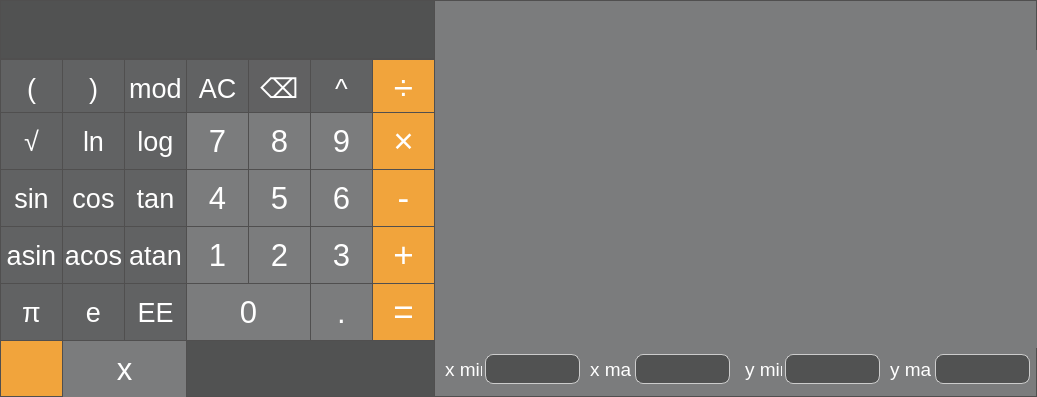
<?xml version="1.0" encoding="UTF-8"?>
<ui version="4.0">
 <class>Calculator</class>
 <widget class="QMainWindow" name="Calculator">
  <property name="geometry">
   <rect>
    <x>0</x>
    <y>0</y>
    <width>1037</width>
    <height>397</height>
   </rect>
  </property>
  <property name="windowTitle">
   <string>Calculator</string>
  </property>
  <property name="styleSheet">
   <string notr="true">QMainWindow {
   background-color: rgb(123, 124, 125);
   border: 1px solid rgb(80, 79, 79);
   min-height: 395px;
   max-height: 395px;
   min-width: 1035px; 
   max-width: 1035px;
}

</string>
  </property>
  <widget class="QWidget" name="centralwidget">
   <widget class="QPushButton" name="pushButton_dot">
    <property name="geometry">
     <rect>
      <x>310</x>
      <y>283</y>
      <width>63</width>
      <height>58</height>
     </rect>
    </property>
    <property name="font">
     <font>
      <pointsize>23</pointsize>
     </font>
    </property>
    <property name="styleSheet">
     <string notr="true">QPushButton {
  color: white;
   background-color: rgb(123, 124, 125);
   border: 1px solid rgb(80, 79, 79);
}
QPushButton:pressed {
   background-color: rgb(160, 160, 162);
}
</string>
    </property>
    <property name="text">
     <string>.</string>
    </property>
   </widget>
   <widget class="QPushButton" name="pushButton_eq">
    <property name="geometry">
     <rect>
      <x>372</x>
      <y>283</y>
      <width>63</width>
      <height>58</height>
     </rect>
    </property>
    <property name="font">
     <font>
      <pointsize>26</pointsize>
     </font>
    </property>
    <property name="styleSheet">
     <string notr="true">QPushButton {
  color: white;
   background-color: rgb(241, 164, 60);
   border: 1px solid rgb(80, 79, 79);
}
QPushButton:pressed {
   background-color: rgb(191, 105, 12);
}</string>
    </property>
    <property name="text">
     <string>=</string>
    </property>
   </widget>
   <widget class="QPushButton" name="pushButton_asin">
    <property name="geometry">
     <rect>
      <x>0</x>
      <y>226</y>
      <width>63</width>
      <height>58</height>
     </rect>
    </property>
    <property name="font">
     <font>
      <pointsize>20</pointsize>
     </font>
    </property>
    <property name="styleSheet">
     <string notr="true">QPushButton {
  color: white;
   background-color: rgb(97, 98, 99);
   border: 1px solid rgb(80, 79, 79);
}
QPushButton:pressed {
   background-color: rgb(123, 124, 125);
}
</string>
    </property>
    <property name="text">
     <string>asin</string>
    </property>
   </widget>
   <widget class="QPushButton" name="pushButton_acos">
    <property name="geometry">
     <rect>
      <x>62</x>
      <y>226</y>
      <width>63</width>
      <height>58</height>
     </rect>
    </property>
    <property name="font">
     <font>
      <pointsize>20</pointsize>
     </font>
    </property>
    <property name="styleSheet">
     <string notr="true">QPushButton {
  color: white;
   background-color: rgb(97, 98, 99);
   border: 1px solid rgb(80, 79, 79);
}
QPushButton:pressed {
   background-color: rgb(123, 124, 125);
}
</string>
    </property>
    <property name="text">
     <string>acos</string>
    </property>
   </widget>
   <widget class="QPushButton" name="pushButton_atan">
    <property name="geometry">
     <rect>
      <x>124</x>
      <y>226</y>
      <width>63</width>
      <height>58</height>
     </rect>
    </property>
    <property name="font">
     <font>
      <pointsize>20</pointsize>
     </font>
    </property>
    <property name="styleSheet">
     <string notr="true">QPushButton {
  color: white;
   background-color: rgb(97, 98, 99);
   border: 1px solid rgb(80, 79, 79);
}
QPushButton:pressed {
   background-color: rgb(123, 124, 125);
}
</string>
    </property>
    <property name="text">
     <string>atan</string>
    </property>
   </widget>
   <widget class="QPushButton" name="pushButton_div">
    <property name="geometry">
     <rect>
      <x>372</x>
      <y>59</y>
      <width>63</width>
      <height>58</height>
     </rect>
    </property>
    <property name="font">
     <font>
      <pointsize>26</pointsize>
     </font>
    </property>
    <property name="styleSheet">
     <string notr="true">QPushButton {
  color: white;
   background-color: rgb(241, 164, 60);
   border: 1px solid rgb(80, 79, 79);
}
QPushButton:pressed {
   background-color: rgb(191, 105, 12);
}</string>
    </property>
    <property name="text">
     <string>÷</string>
    </property>
   </widget>
   <widget class="QPushButton" name="pushButton_pow">
    <property name="geometry">
     <rect>
      <x>310</x>
      <y>59</y>
      <width>63</width>
      <height>58</height>
     </rect>
    </property>
    <property name="font">
     <font>
      <pointsize>20</pointsize>
     </font>
    </property>
    <property name="styleSheet">
     <string notr="true">QPushButton {
  color: white;
   background-color: rgb(97, 98, 99);
   border: 1px solid rgb(80, 79, 79);
}
QPushButton:pressed {
   background-color: rgb(123, 124, 125);
}

</string>
    </property>
    <property name="text">
     <string>^</string>
    </property>
   </widget>
   <widget class="QPushButton" name="pushButton_backspace">
    <property name="geometry">
     <rect>
      <x>248</x>
      <y>59</y>
      <width>63</width>
      <height>58</height>
     </rect>
    </property>
    <property name="font">
     <font>
      <pointsize>20</pointsize>
     </font>
    </property>
    <property name="styleSheet">
     <string notr="true">QPushButton {
  color: white;
   background-color: rgb(97, 97, 98);
   border: 1px solid rgb(80, 79, 79);
}
QPushButton:pressed {
   background-color: rgb(123, 124, 125);
}
</string>
    </property>
    <property name="text">
     <string>⌫</string>
    </property>
   </widget>
   <widget class="QPushButton" name="pushButton_AC">
    <property name="geometry">
     <rect>
      <x>186</x>
      <y>59</y>
      <width>63</width>
      <height>58</height>
     </rect>
    </property>
    <property name="font">
     <font>
      <pointsize>20</pointsize>
     </font>
    </property>
    <property name="styleSheet">
     <string notr="true">QPushButton {
  color: white;
   background-color: rgb(97, 98, 99);
   border: 1px solid rgb(80, 79, 79);
}
QPushButton:pressed {
   background-color: rgb(123, 124, 125);
}
</string>
    </property>
    <property name="text">
     <string>AC</string>
    </property>
   </widget>
   <widget class="QPushButton" name="pushButton_mod">
    <property name="geometry">
     <rect>
      <x>124</x>
      <y>59</y>
      <width>63</width>
      <height>58</height>
     </rect>
    </property>
    <property name="font">
     <font>
      <pointsize>20</pointsize>
     </font>
    </property>
    <property name="styleSheet">
     <string notr="true">QPushButton {
  color: white;
   background-color: rgb(97, 98, 99);
   border: 1px solid rgb(80, 79, 79);
}
QPushButton:pressed {
   background-color: rgb(123, 124, 125);
}
</string>
    </property>
    <property name="text">
     <string>mod</string>
    </property>
   </widget>
   <widget class="QPushButton" name="pushButton_bracket_c">
    <property name="geometry">
     <rect>
      <x>62</x>
      <y>59</y>
      <width>63</width>
      <height>58</height>
     </rect>
    </property>
    <property name="font">
     <font>
      <pointsize>20</pointsize>
     </font>
    </property>
    <property name="styleSheet">
     <string notr="true">QPushButton {
  color: white;
   background-color: rgb(97, 98, 99);
   border: 1px solid rgb(80, 79, 79);
}
QPushButton:pressed {
   background-color: rgb(123, 124, 125);
}
</string>
    </property>
    <property name="text">
     <string>)</string>
    </property>
   </widget>
   <widget class="QPushButton" name="pushButton_bracket_o">
    <property name="geometry">
     <rect>
      <x>0</x>
      <y>59</y>
      <width>63</width>
      <height>58</height>
     </rect>
    </property>
    <property name="font">
     <font>
      <pointsize>20</pointsize>
     </font>
    </property>
    <property name="styleSheet">
     <string notr="true">QPushButton {
  color: white;
   background-color: rgb(97, 98, 99);
   border: 1px solid rgb(80, 79, 79);
}
QPushButton:pressed {
   background-color: rgb(123, 124, 125);
}
</string>
    </property>
    <property name="text">
     <string>(</string>
    </property>
   </widget>
   <widget class="QPushButton" name="pushButton_sqrt">
    <property name="geometry">
     <rect>
      <x>0</x>
      <y>112</y>
      <width>63</width>
      <height>58</height>
     </rect>
    </property>
    <property name="font">
     <font>
      <pointsize>20</pointsize>
     </font>
    </property>
    <property name="styleSheet">
     <string notr="true">QPushButton {
  color: white;
   background-color: rgb(97, 98, 99);
   border: 1px solid rgb(80, 79, 79);
}
QPushButton:pressed {
   background-color: rgb(123, 124, 125);
}
</string>
    </property>
    <property name="text">
     <string>√</string>
    </property>
   </widget>
   <widget class="QPushButton" name="pushButton_ln">
    <property name="geometry">
     <rect>
      <x>62</x>
      <y>112</y>
      <width>63</width>
      <height>58</height>
     </rect>
    </property>
    <property name="font">
     <font>
      <pointsize>20</pointsize>
     </font>
    </property>
    <property name="styleSheet">
     <string notr="true">QPushButton {
  color: white;
   background-color: rgb(97, 98, 99);
   border: 1px solid rgb(80, 79, 79);
}
QPushButton:pressed {
   background-color: rgb(123, 124, 125);
}
</string>
    </property>
    <property name="text">
     <string>ln</string>
    </property>
   </widget>
   <widget class="QPushButton" name="pushButton_log">
    <property name="geometry">
     <rect>
      <x>124</x>
      <y>112</y>
      <width>63</width>
      <height>58</height>
     </rect>
    </property>
    <property name="font">
     <font>
      <pointsize>20</pointsize>
     </font>
    </property>
    <property name="styleSheet">
     <string notr="true">QPushButton {
  color: white;
   background-color: rgb(97, 98, 99);
   border: 1px solid rgb(80, 79, 79);
}
QPushButton:pressed {
   background-color: rgb(123, 124, 125);
}
</string>
    </property>
    <property name="text">
     <string>log</string>
    </property>
   </widget>
   <widget class="QPushButton" name="pushButton_7">
    <property name="geometry">
     <rect>
      <x>186</x>
      <y>112</y>
      <width>63</width>
      <height>58</height>
     </rect>
    </property>
    <property name="font">
     <font>
      <pointsize>23</pointsize>
     </font>
    </property>
    <property name="styleSheet">
     <string notr="true">QPushButton {
  color: white;
   background-color: rgb(123, 124, 125);
   border: 1px solid rgb(80, 79, 79);
}
QPushButton:pressed {
   background-color: rgb(160, 160, 162);
}
</string>
    </property>
    <property name="text">
     <string>7</string>
    </property>
   </widget>
   <widget class="QPushButton" name="pushButton_8">
    <property name="geometry">
     <rect>
      <x>248</x>
      <y>112</y>
      <width>63</width>
      <height>58</height>
     </rect>
    </property>
    <property name="font">
     <font>
      <pointsize>23</pointsize>
     </font>
    </property>
    <property name="styleSheet">
     <string notr="true">QPushButton {
  color: white;
   background-color: rgb(123, 124, 125);
   border: 1px solid rgb(80, 79, 79);
}
QPushButton:pressed {
   background-color: rgb(160, 160, 162);
}
</string>
    </property>
    <property name="text">
     <string>8</string>
    </property>
   </widget>
   <widget class="QPushButton" name="pushButton_9">
    <property name="geometry">
     <rect>
      <x>310</x>
      <y>112</y>
      <width>63</width>
      <height>58</height>
     </rect>
    </property>
    <property name="font">
     <font>
      <pointsize>23</pointsize>
     </font>
    </property>
    <property name="styleSheet">
     <string notr="true">QPushButton {
  color: white;
   background-color: rgb(123, 124, 125);
   border: 1px solid rgb(80, 79, 79);
}
QPushButton:pressed {
   background-color: rgb(160, 160, 162);
}
</string>
    </property>
    <property name="text">
     <string>9</string>
    </property>
   </widget>
   <widget class="QPushButton" name="pushButton_mul">
    <property name="geometry">
     <rect>
      <x>372</x>
      <y>112</y>
      <width>63</width>
      <height>58</height>
     </rect>
    </property>
    <property name="font">
     <font>
      <pointsize>26</pointsize>
     </font>
    </property>
    <property name="styleSheet">
     <string notr="true">QPushButton {
  color: white;
   background-color: rgb(241, 164, 60);
   border: 1px solid rgb(80, 79, 79);
}
QPushButton:pressed {
   background-color: rgb(191, 105, 12);
}
</string>
    </property>
    <property name="text">
     <string>×</string>
    </property>
   </widget>
   <widget class="QPushButton" name="pushButton_sin">
    <property name="geometry">
     <rect>
      <x>0</x>
      <y>169</y>
      <width>63</width>
      <height>58</height>
     </rect>
    </property>
    <property name="font">
     <font>
      <pointsize>20</pointsize>
     </font>
    </property>
    <property name="styleSheet">
     <string notr="true">QPushButton {
  color: white;
   background-color: rgb(97, 98, 99);
   border: 1px solid rgb(80, 79, 79);
}
QPushButton:pressed {
   background-color: rgb(123, 124, 125);
}
</string>
    </property>
    <property name="text">
     <string>sin</string>
    </property>
   </widget>
   <widget class="QPushButton" name="pushButton_tan">
    <property name="geometry">
     <rect>
      <x>124</x>
      <y>169</y>
      <width>63</width>
      <height>58</height>
     </rect>
    </property>
    <property name="font">
     <font>
      <pointsize>20</pointsize>
     </font>
    </property>
    <property name="styleSheet">
     <string notr="true">QPushButton {
  color: white;
   background-color: rgb(97, 98, 99);
   border: 1px solid rgb(80, 79, 79);
}
QPushButton:pressed {
   background-color: rgb(123, 124, 125);
}
</string>
    </property>
    <property name="text">
     <string>tan</string>
    </property>
   </widget>
   <widget class="QPushButton" name="pushButton_cos">
    <property name="geometry">
     <rect>
      <x>62</x>
      <y>169</y>
      <width>63</width>
      <height>58</height>
     </rect>
    </property>
    <property name="font">
     <font>
      <pointsize>20</pointsize>
     </font>
    </property>
    <property name="styleSheet">
     <string notr="true">QPushButton {
  color: white;
   background-color: rgb(97, 98, 99);
   border: 1px solid rgb(80, 79, 79);
}
QPushButton:pressed {
   background-color: rgb(123, 124, 125);
}
</string>
    </property>
    <property name="text">
     <string>cos</string>
    </property>
   </widget>
   <widget class="QPushButton" name="pushButton_4">
    <property name="geometry">
     <rect>
      <x>186</x>
      <y>169</y>
      <width>63</width>
      <height>58</height>
     </rect>
    </property>
    <property name="font">
     <font>
      <pointsize>23</pointsize>
     </font>
    </property>
    <property name="styleSheet">
     <string notr="true">QPushButton {
  color: white;
   background-color: rgb(123, 124, 125);
   border: 1px solid rgb(80, 79, 79);
}
QPushButton:pressed {
   background-color: rgb(160, 160, 162);
}
</string>
    </property>
    <property name="text">
     <string>4</string>
    </property>
   </widget>
   <widget class="QPushButton" name="pushButton_5">
    <property name="geometry">
     <rect>
      <x>248</x>
      <y>169</y>
      <width>63</width>
      <height>58</height>
     </rect>
    </property>
    <property name="font">
     <font>
      <pointsize>23</pointsize>
     </font>
    </property>
    <property name="styleSheet">
     <string notr="true">QPushButton {
  color: white;
   background-color: rgb(123, 124, 125);
   border: 1px solid rgb(80, 79, 79);
}
QPushButton:pressed {
   background-color: rgb(160, 160, 162);
}
</string>
    </property>
    <property name="text">
     <string>5</string>
    </property>
   </widget>
   <widget class="QPushButton" name="pushButton_6">
    <property name="geometry">
     <rect>
      <x>310</x>
      <y>169</y>
      <width>63</width>
      <height>58</height>
     </rect>
    </property>
    <property name="font">
     <font>
      <pointsize>23</pointsize>
     </font>
    </property>
    <property name="styleSheet">
     <string notr="true">QPushButton {
  color: white;
   background-color: rgb(123, 124, 125);
   border: 1px solid rgb(80, 79, 79);
}
QPushButton:pressed {
   background-color: rgb(160, 160, 162);
}
</string>
    </property>
    <property name="text">
     <string>6</string>
    </property>
   </widget>
   <widget class="QPushButton" name="pushButton_minus">
    <property name="geometry">
     <rect>
      <x>372</x>
      <y>169</y>
      <width>63</width>
      <height>58</height>
     </rect>
    </property>
    <property name="font">
     <font>
      <pointsize>26</pointsize>
     </font>
    </property>
    <property name="styleSheet">
     <string notr="true">QPushButton {
  color: white;
   background-color: rgb(241, 164, 60);
   border: 1px solid rgb(80, 79, 79);
}
QPushButton:pressed {
   background-color: rgb(191, 105, 12);
}</string>
    </property>
    <property name="text">
     <string>-</string>
    </property>
   </widget>
   <widget class="QPushButton" name="pushButton_1">
    <property name="geometry">
     <rect>
      <x>186</x>
      <y>226</y>
      <width>63</width>
      <height>58</height>
     </rect>
    </property>
    <property name="font">
     <font>
      <pointsize>23</pointsize>
     </font>
    </property>
    <property name="styleSheet">
     <string notr="true">QPushButton {
  color: white;
   background-color: rgb(123, 124, 125);
   border: 1px solid rgb(80, 79, 79);
}
QPushButton:pressed {
   background-color: rgb(160, 160, 162);
}
</string>
    </property>
    <property name="text">
     <string>1</string>
    </property>
   </widget>
   <widget class="QPushButton" name="pushButton_2">
    <property name="geometry">
     <rect>
      <x>248</x>
      <y>226</y>
      <width>63</width>
      <height>58</height>
     </rect>
    </property>
    <property name="font">
     <font>
      <pointsize>23</pointsize>
     </font>
    </property>
    <property name="styleSheet">
     <string notr="true">QPushButton {
  color: white;
   background-color: rgb(123, 124, 125);
   border: 1px solid rgb(80, 79, 79);
}
QPushButton:pressed {
   background-color: rgb(160, 160, 162);
}
</string>
    </property>
    <property name="text">
     <string>2</string>
    </property>
   </widget>
   <widget class="QPushButton" name="pushButton_3">
    <property name="geometry">
     <rect>
      <x>310</x>
      <y>226</y>
      <width>63</width>
      <height>58</height>
     </rect>
    </property>
    <property name="font">
     <font>
      <pointsize>23</pointsize>
     </font>
    </property>
    <property name="styleSheet">
     <string notr="true">QPushButton {
  color: white;
   background-color: rgb(123, 124, 125);
   border: 1px solid rgb(80, 79, 79);
}
QPushButton:pressed {
   background-color: rgb(160, 160, 162);
}
</string>
    </property>
    <property name="text">
     <string>3</string>
    </property>
   </widget>
   <widget class="QPushButton" name="pushButton_plus">
    <property name="geometry">
     <rect>
      <x>372</x>
      <y>226</y>
      <width>63</width>
      <height>58</height>
     </rect>
    </property>
    <property name="font">
     <font>
      <pointsize>26</pointsize>
     </font>
    </property>
    <property name="styleSheet">
     <string notr="true">QPushButton {
  color: white;
   background-color: rgb(241, 164, 60);
   border: 1px solid rgb(80, 79, 79);
}
QPushButton:pressed {
   background-color: rgb(191, 105, 12);
}
</string>
    </property>
    <property name="text">
     <string>+</string>
    </property>
   </widget>
   <widget class="QPushButton" name="pushButton_pi">
    <property name="geometry">
     <rect>
      <x>0</x>
      <y>283</y>
      <width>63</width>
      <height>58</height>
     </rect>
    </property>
    <property name="font">
     <font>
      <pointsize>20</pointsize>
     </font>
    </property>
    <property name="styleSheet">
     <string notr="true">QPushButton {
  color: white;
   background-color: rgb(97, 98, 99);
   border: 1px solid rgb(80, 79, 79);
}
QPushButton:pressed {
   background-color: rgb(123, 124, 125);
}
</string>
    </property>
    <property name="text">
     <string>π</string>
    </property>
   </widget>
   <widget class="QPushButton" name="pushButton_0">
    <property name="geometry">
     <rect>
      <x>186</x>
      <y>283</y>
      <width>125</width>
      <height>58</height>
     </rect>
    </property>
    <property name="font">
     <font>
      <pointsize>23</pointsize>
     </font>
    </property>
    <property name="styleSheet">
     <string notr="true">QPushButton {
  color: white;
   background-color: rgb(123, 124, 125);
   border: 1px solid rgb(80, 79, 79);
}
QPushButton:pressed {
   background-color: rgb(160, 160, 162);
}
</string>
    </property>
    <property name="text">
     <string>0</string>
    </property>
   </widget>
   <widget class="QPushButton" name="pushButton_e">
    <property name="geometry">
     <rect>
      <x>62</x>
      <y>283</y>
      <width>63</width>
      <height>58</height>
     </rect>
    </property>
    <property name="font">
     <font>
      <pointsize>20</pointsize>
     </font>
    </property>
    <property name="styleSheet">
     <string notr="true">QPushButton {
  color: white;
   background-color: rgb(97, 98, 99);
   border: 1px solid rgb(80, 79, 79);
}
QPushButton:pressed {
   background-color: rgb(123, 124, 125);
}
</string>
    </property>
    <property name="text">
     <string>e</string>
    </property>
   </widget>
   <widget class="QPushButton" name="pushButton_EE">
    <property name="geometry">
     <rect>
      <x>124</x>
      <y>283</y>
      <width>63</width>
      <height>58</height>
     </rect>
    </property>
    <property name="font">
     <font>
      <pointsize>20</pointsize>
     </font>
    </property>
    <property name="styleSheet">
     <string notr="true">QPushButton {
  color: white;
   background-color: rgb(97, 98, 99);
   border: 1px solid rgb(80, 79, 79);
}
QPushButton:pressed {
   background-color: rgb(123, 124, 125);
}
</string>
    </property>
    <property name="text">
     <string>EE</string>
    </property>
   </widget>
   <widget class="QPushButton" name="pushButton_plot">
    <property name="geometry">
     <rect>
      <x>0</x>
      <y>340</y>
      <width>63</width>
      <height>57</height>
     </rect>
    </property>
    <property name="whatsThis">
     <string>&lt;html&gt;&lt;head/&gt;&lt;body&gt;&lt;p&gt;&lt;br/&gt;&lt;/p&gt;&lt;/body&gt;&lt;/html&gt;</string>
    </property>
    <property name="styleSheet">
     <string notr="true">QPushButton {
   image: url(:/misc/plot.png);
   background-color: rgb(241, 164, 60);
   border: 1px solid rgb(80, 79, 79);
}
QPushButton:pressed {
   background-color: rgb(191, 105, 12);
}</string>
    </property>
    <property name="text">
     <string/>
    </property>
    <property name="icon">
     <iconset resource="pictures.qrc">
      <normaloff>:/misc/plot.png</normaloff>:/misc/plot.png</iconset>
    </property>
    <property name="iconSize">
     <size>
      <width>63</width>
      <height>57</height>
     </size>
    </property>
   </widget>
   <widget class="QLabel" name="label_x_min">
    <property name="geometry">
     <rect>
      <x>445</x>
      <y>354</y>
      <width>37</width>
      <height>30</height>
     </rect>
    </property>
    <property name="font">
     <font>
      <pointsize>14</pointsize>
     </font>
    </property>
    <property name="styleSheet">
     <string notr="true">QLabel {
  color: white;
}</string>
    </property>
    <property name="text">
     <string>x min</string>
    </property>
   </widget>
   <widget class="QLabel" name="label_x_max">
    <property name="geometry">
     <rect>
      <x>590</x>
      <y>354</y>
      <width>41</width>
      <height>30</height>
     </rect>
    </property>
    <property name="font">
     <font>
      <pointsize>14</pointsize>
     </font>
    </property>
    <property name="styleSheet">
     <string notr="true">QLabel {
  color: white;
}</string>
    </property>
    <property name="text">
     <string>x max</string>
    </property>
   </widget>
   <widget class="QLabel" name="label_y_min">
    <property name="geometry">
     <rect>
      <x>745</x>
      <y>354</y>
      <width>37</width>
      <height>30</height>
     </rect>
    </property>
    <property name="font">
     <font>
      <pointsize>14</pointsize>
     </font>
    </property>
    <property name="styleSheet">
     <string notr="true">QLabel {
  color: white;
}</string>
    </property>
    <property name="text">
     <string>y min</string>
    </property>
   </widget>
   <widget class="QLabel" name="label_y_max">
    <property name="geometry">
     <rect>
      <x>890</x>
      <y>354</y>
      <width>41</width>
      <height>30</height>
     </rect>
    </property>
    <property name="font">
     <font>
      <pointsize>14</pointsize>
     </font>
    </property>
    <property name="styleSheet">
     <string notr="true">QLabel {
  color: white;
}</string>
    </property>
    <property name="text">
     <string>y max</string>
    </property>
   </widget>
   <widget class="QLineEdit" name="input">
    <property name="geometry">
     <rect>
      <x>0</x>
      <y>0</y>
      <width>435</width>
      <height>59</height>
     </rect>
    </property>
    <property name="font">
     <font>
      <pointsize>42</pointsize>
     </font>
    </property>
    <property name="styleSheet">
     <string notr="true">QLineEdit {
  color: white;
  background-color: rgb(81, 82, 82);
   border: 1px solid rgb(80, 79, 79);
}
</string>
    </property>
    <property name="alignment">
     <set>Qt::AlignRight|Qt::AlignTrailing|Qt::AlignVCenter</set>
    </property>
   </widget>
   <widget class="QLineEdit" name="input_x">
    <property name="geometry">
     <rect>
      <x>186</x>
      <y>340</y>
      <width>249</width>
      <height>57</height>
     </rect>
    </property>
    <property name="font">
     <font>
      <pointsize>23</pointsize>
     </font>
    </property>
    <property name="focusPolicy">
     <enum>Qt::StrongFocus</enum>
    </property>
    <property name="styleSheet">
     <string notr="true">QLineEdit {
  color: white;
   background-color: rgb(81, 82, 82);
   border: 1px solid rgb(80, 79, 79);
}

</string>
    </property>
    <property name="alignment">
     <set>Qt::AlignCenter</set>
    </property>
   </widget>
   <widget class="QLineEdit" name="x_min">
    <property name="geometry">
     <rect>
      <x>485</x>
      <y>354</y>
      <width>95</width>
      <height>30</height>
     </rect>
    </property>
    <property name="font">
     <font>
      <pointsize>-1</pointsize>
     </font>
    </property>
    <property name="focusPolicy">
     <enum>Qt::StrongFocus</enum>
    </property>
    <property name="styleSheet">
     <string notr="true">QLineEdit {
	color: white;
	font-size: 16px;
	background-color: rgb(81, 82, 82);
    	border: 1px solid #ccc;
    	border-radius: 8px;
    	padding-right: 5px;
}

</string>
    </property>
    <property name="alignment">
     <set>Qt::AlignRight|Qt::AlignTrailing|Qt::AlignVCenter</set>
    </property>
   </widget>
   <widget class="QLineEdit" name="x_max">
    <property name="geometry">
     <rect>
      <x>635</x>
      <y>354</y>
      <width>95</width>
      <height>30</height>
     </rect>
    </property>
    <property name="font">
     <font>
      <pointsize>-1</pointsize>
     </font>
    </property>
    <property name="styleSheet">
     <string notr="true">QLineEdit {
	color: white;
	font-size: 16px;
	background-color: rgb(81, 82, 82);
    	border: 1px solid #ccc;
    	border-radius: 8px;
    	padding-right: 5px;
}

</string>
    </property>
    <property name="alignment">
     <set>Qt::AlignRight|Qt::AlignTrailing|Qt::AlignVCenter</set>
    </property>
   </widget>
   <widget class="QLineEdit" name="y_min">
    <property name="geometry">
     <rect>
      <x>785</x>
      <y>354</y>
      <width>95</width>
      <height>30</height>
     </rect>
    </property>
    <property name="font">
     <font>
      <pointsize>-1</pointsize>
     </font>
    </property>
    <property name="styleSheet">
     <string notr="true">QLineEdit {
	color: white;
	font-size: 16px;
	background-color: rgb(81, 82, 82);
    	border: 1px solid #ccc;
    	border-radius: 8px;
    	padding-right: 5px;
}

</string>
    </property>
    <property name="alignment">
     <set>Qt::AlignRight|Qt::AlignTrailing|Qt::AlignVCenter</set>
    </property>
   </widget>
   <widget class="QLineEdit" name="y_max">
    <property name="geometry">
     <rect>
      <x>935</x>
      <y>354</y>
      <width>95</width>
      <height>30</height>
     </rect>
    </property>
    <property name="font">
     <font>
      <pointsize>-1</pointsize>
     </font>
    </property>
    <property name="styleSheet">
     <string notr="true">QLineEdit {
	color: white;
	font-size: 16px;
	background-color: rgb(81, 82, 82);
    	border: 1px solid #ccc;
    	border-radius: 8px;
    	padding-right: 5px;
}

</string>
    </property>
    <property name="alignment">
     <set>Qt::AlignRight|Qt::AlignTrailing|Qt::AlignVCenter</set>
    </property>
   </widget>
   <widget class="QPushButton" name="pushButton_x">
    <property name="geometry">
     <rect>
      <x>62</x>
      <y>340</y>
      <width>125</width>
      <height>58</height>
     </rect>
    </property>
    <property name="font">
     <font>
      <pointsize>23</pointsize>
     </font>
    </property>
    <property name="styleSheet">
     <string notr="true">QPushButton {
  color: white;
   background-color: rgb(123, 124, 125);
   border: 1px solid rgb(80, 79, 79);
}
QPushButton:pressed {
   background-color: rgb(160, 160, 162);
}
</string>
    </property>
    <property name="text">
     <string>x</string>
    </property>
   </widget>
   <widget class="QCustomPlot" name="plot_window" native="true">
    <property name="geometry">
     <rect>
      <x>439</x>
      <y>50</y>
      <width>601</width>
      <height>298</height>
     </rect>
    </property>
    <property name="styleSheet">
     <string notr="true">QWidget {
   background-color: rgb(123, 124, 125);
}</string>
    </property>
   </widget>
   <widget class="QLabel" name="entered">
    <property name="geometry">
     <rect>
      <x>439</x>
      <y>10</y>
      <width>591</width>
      <height>41</height>
     </rect>
    </property>
    <property name="font">
     <font>
      <pointsize>28</pointsize>
     </font>
    </property>
    <property name="styleSheet">
     <string notr="true">QLabel {
  color: white;
}
</string>
    </property>
    <property name="text">
     <string/>
    </property>
    <property name="alignment">
     <set>Qt::AlignCenter</set>
    </property>
   </widget>
  </widget>
 </widget>
 <customwidgets>
  <customwidget>
   <class>QCustomPlot</class>
   <extends>QWidget</extends>
   <header location="global">qcustomplot.h</header>
   <container>1</container>
  </customwidget>
 </customwidgets>
 <resources>
  <include location="pictures.qrc"/>
 </resources>
 <connections/>
</ui>
